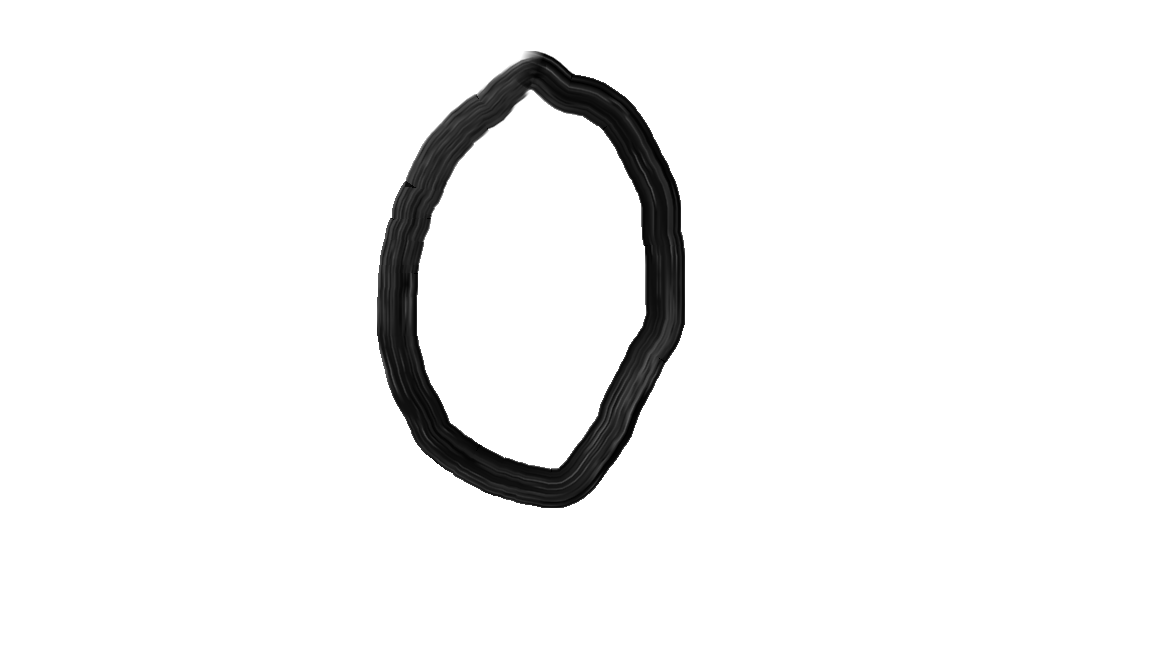
#> input picture パイソン１年生/0.png, 1152 x 648 px
$ python -i dispImageMosaic.py   (imports and definitions only)
#> lines starting #> are read from the running program, lines starting #| are printed output that depends on the picture
import tkinter as tk
import tkinter.filedialog as fd
import PIL.Image
import PIL.ImageTk

def dispPhoto(path):
#> called with path = '0.png'
    newImage = PIL.Image.open(path).convert("L").resize((32,32)).resize((300,300))
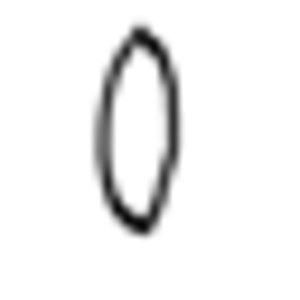
#> newImage: PIL image 300x300 L; min 4, max 255, mean 241.5
#> (the run stopped early here; a loop or call above may not have finished)

$ run again, on パイソン１年生/1.png
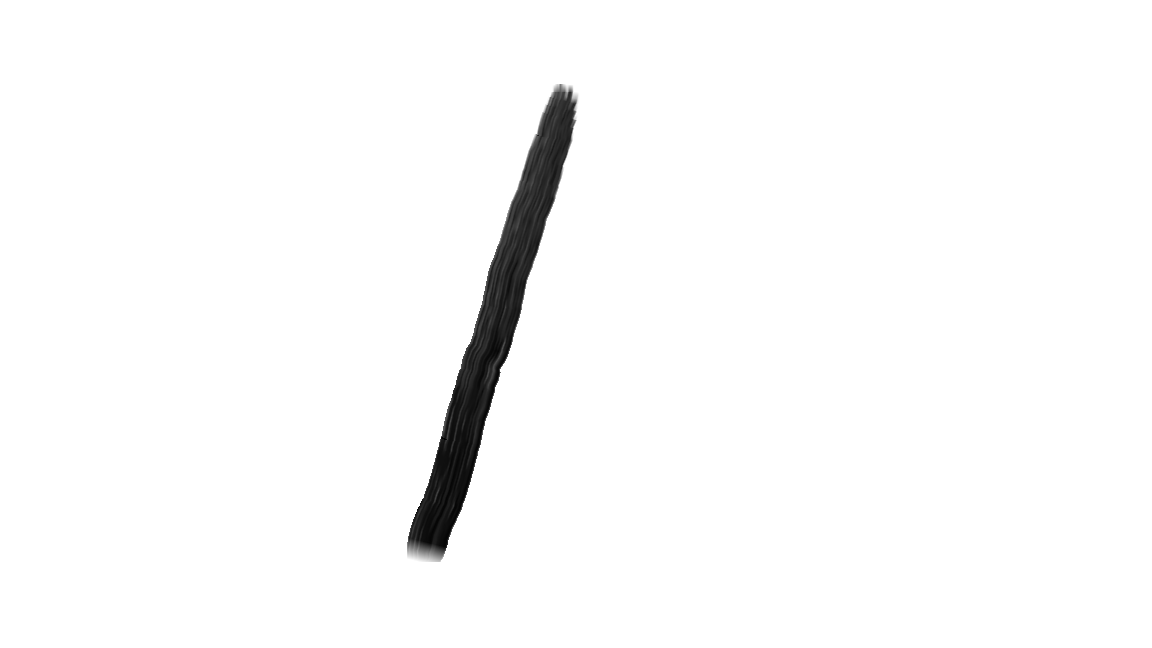
#> input picture パイソン１年生/1.png, 1152 x 648 px
#> in dispPhoto, `newImage = PIL.Image.open(path).convert("L").resize((32,32)).resize((3..`:
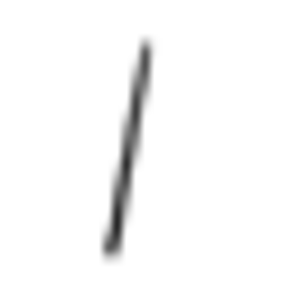
#> newImage: PIL image 300x300 L; min 40, max 255, mean 249.1

$ run again, on パイソン１年生/2.png
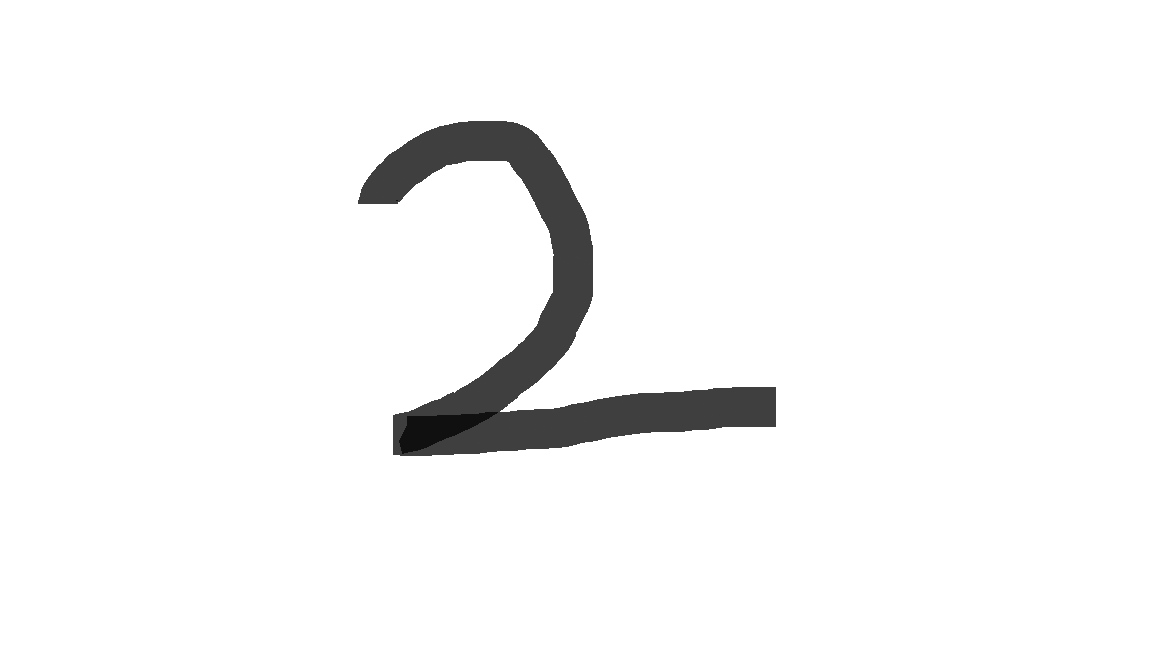
#> input picture パイソン１年生/2.png, 1152 x 648 px
#> in dispPhoto, `newImage = PIL.Image.open(path).convert("L").resize((32,32)).resize((3..`:
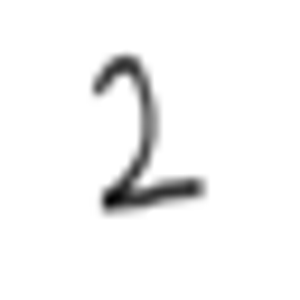
#> newImage: PIL image 300x300 L; min 1, max 255, mean 245.2

$ run again, on パイソン１年生/3.png
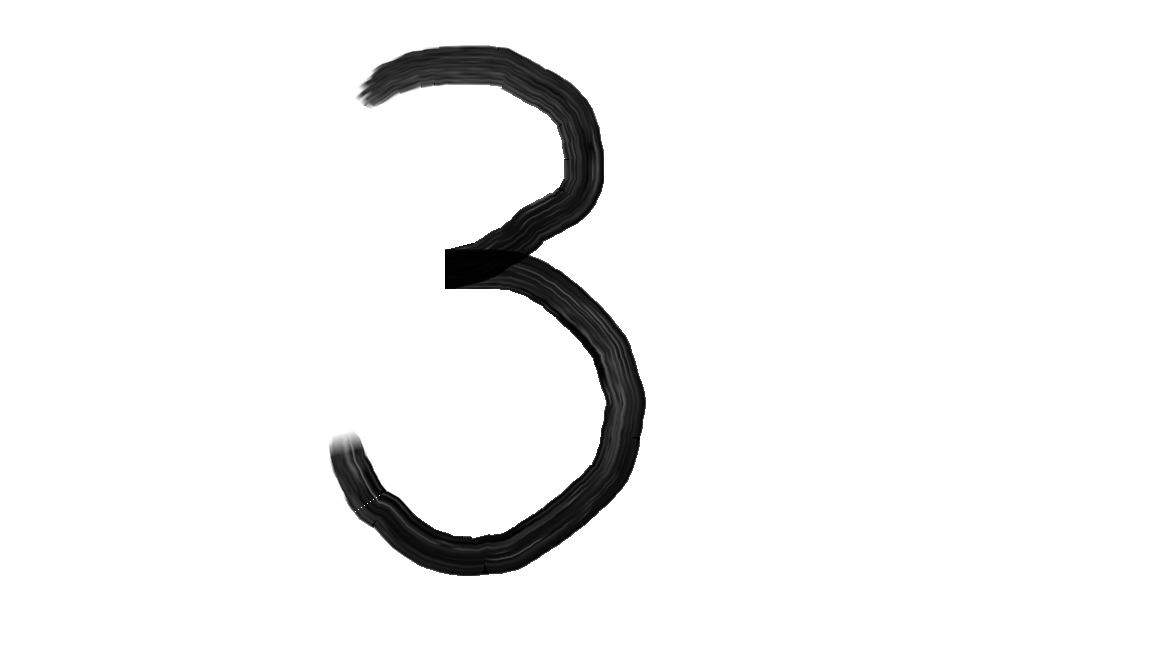
#> input picture パイソン１年生/3.png, 1152 x 648 px
#> in dispPhoto, `newImage = PIL.Image.open(path).convert("L").resize((32,32)).resize((3..`:
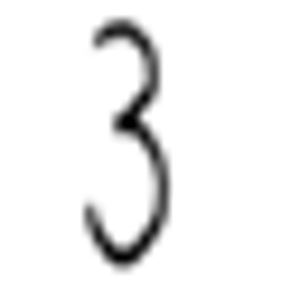
#> newImage: PIL image 300x300 L; min 0, max 255, mean 241.5
